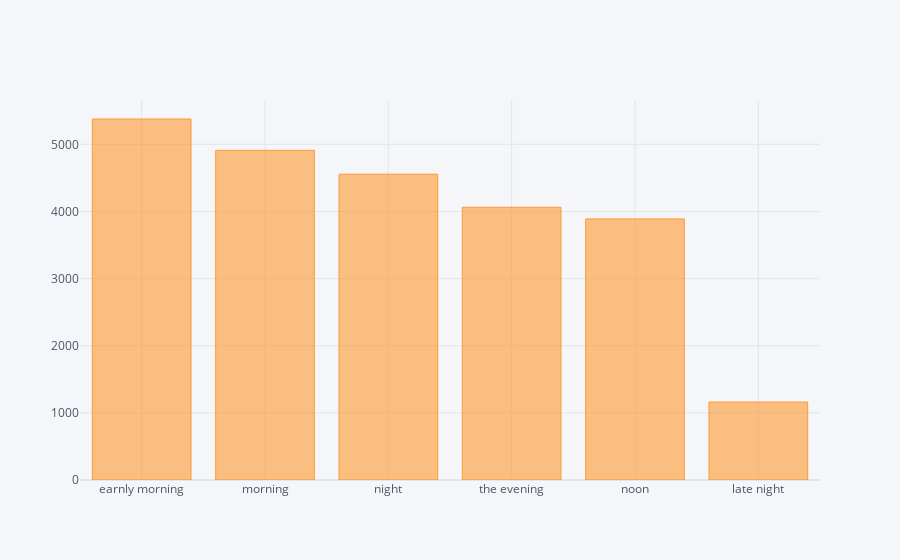

The code cell stored with this chart in its notebook:
### Code cell
dff['dep_time_hour'].apply(flight_dep_time).value_counts().iplot(kind='bar')

### Figure 1 — Plotly figure (JSON) as saved in the notebook; plotly's stock layout.template omitted (floating-point values rounded to 4 significant figures)
{"data": [{"marker": {"color": "rgba(255, 153, 51, 0.6)", "line": {"color": "rgba(255, 153, 51, 1.0)", "width": 1}}, "name": "dep_time_hour", "orientation": "v", "text": "", "type": "bar", "x": ["earnly morning", "morning", "night", "the evening", "noon", "late night"], "y": [5377, 4910, 4555, 4062, 3889, 1161]}], "layout": {"legend": {"bgcolor": "#F5F6F9", "font": {"color": "#4D5663"}}, "paper_bgcolor": "#F5F6F9", "plot_bgcolor": "#F5F6F9", "title": {"font": {"color": "#4D5663"}}, "xaxis": {"gridcolor": "#E1E5ED", "showgrid": true, "tickfont": {"color": "#4D5663"}, "title": {"font": {"color": "#4D5663"}, "text": ""}, "zerolinecolor": "#E1E5ED"}, "yaxis": {"gridcolor": "#E1E5ED", "showgrid": true, "tickfont": {"color": "#4D5663"}, "title": {"font": {"color": "#4D5663"}, "text": ""}, "zerolinecolor": "#E1E5ED"}}}
